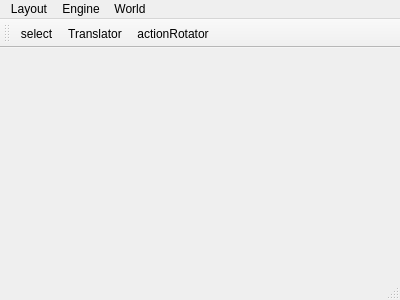
<?xml version="1.0" encoding="UTF-8"?>
<ui version="4.0">
 <class>MainWindow</class>
 <widget class="QMainWindow" name="MainWindow">
  <property name="geometry">
   <rect>
    <x>0</x>
    <y>0</y>
    <width>400</width>
    <height>300</height>
   </rect>
  </property>
  <property name="windowTitle">
   <string>MainWindow</string>
  </property>
  <widget class="QWidget" name="centralWidget"/>
  <widget class="QMenuBar" name="menuBar">
   <property name="geometry">
    <rect>
     <x>0</x>
     <y>0</y>
     <width>400</width>
     <height>25</height>
    </rect>
   </property>
   <widget class="QMenu" name="menuLayout">
    <property name="title">
     <string>Layout</string>
    </property>
   </widget>
   <widget class="QMenu" name="menuEngine">
    <property name="title">
     <string>Engine</string>
    </property>
    <addaction name="actionLoad"/>
    <addaction name="actionReload_shaders"/>
    <addaction name="actionProfiler"/>
   </widget>
   <widget class="QMenu" name="menuScene">
    <property name="title">
     <string>World</string>
    </property>
    <addaction name="actionClose_Scene"/>
    <addaction name="actionSave_World"/>
    <addaction name="actionLoad_World"/>
    <addaction name="separator"/>
    <addaction name="actionCreate_GameObject"/>
    <addaction name="actionCreate_Light"/>
    <addaction name="actionCreate_Model"/>
    <addaction name="actionCreate_Camera"/>
   </widget>
   <addaction name="menuLayout"/>
   <addaction name="menuEngine"/>
   <addaction name="menuScene"/>
  </widget>
  <widget class="QToolBar" name="mainToolBar">
   <property name="baseSize">
    <size>
     <width>0</width>
     <height>25</height>
    </size>
   </property>
   <attribute name="toolBarArea">
    <enum>TopToolBarArea</enum>
   </attribute>
   <attribute name="toolBarBreak">
    <bool>false</bool>
   </attribute>
   <addaction name="actionselect"/>
   <addaction name="actionTranslator"/>
   <addaction name="actionactionRotator"/>
  </widget>
  <widget class="QStatusBar" name="statusBar"/>
  <action name="actionLoad">
   <property name="text">
    <string>Load</string>
   </property>
  </action>
  <action name="actionUnload">
   <property name="text">
    <string>Unload</string>
   </property>
  </action>
  <action name="actionReload_Core_Render">
   <property name="text">
    <string>Reload Core Render</string>
   </property>
  </action>
  <action name="actionClose_Scene">
   <property name="text">
    <string>Close World</string>
   </property>
  </action>
  <action name="actionSave_World">
   <property name="text">
    <string>Save World</string>
   </property>
  </action>
  <action name="actionLoad_World">
   <property name="text">
    <string>Load World</string>
   </property>
  </action>
  <action name="actionCreate_GameObject">
   <property name="text">
    <string>Create GameObject</string>
   </property>
  </action>
  <action name="actionCreate_Light">
   <property name="text">
    <string>Create Light</string>
   </property>
  </action>
  <action name="actionCreate_Model">
   <property name="text">
    <string>Create Model</string>
   </property>
  </action>
  <action name="actionCreate_Camera">
   <property name="text">
    <string>Create Camera</string>
   </property>
  </action>
  <action name="actionselect">
   <property name="checkable">
    <bool>true</bool>
   </property>
   <property name="icon">
    <iconset resource="../../resources/editor/rm2.qrc">
     <normaloff>:/icons/cursor_blue.png</normaloff>:/icons/cursor_blue.png</iconset>
   </property>
   <property name="text">
    <string>select</string>
   </property>
  </action>
  <action name="actionTranslator">
   <property name="checkable">
    <bool>true</bool>
   </property>
   <property name="icon">
    <iconset resource="../../resources/editor/rm2.qrc">
     <normaloff>:/icons/manipulator_transform.png</normaloff>:/icons/manipulator_transform.png</iconset>
   </property>
   <property name="text">
    <string>Translator</string>
   </property>
  </action>
  <action name="actionReload_shaders">
   <property name="text">
    <string>Reload Shaders</string>
   </property>
  </action>
  <action name="actionProfiler">
   <property name="text">
    <string>Profiler</string>
   </property>
  </action>
  <action name="actionactionRotator">
   <property name="checkable">
    <bool>true</bool>
   </property>
   <property name="icon">
    <iconset resource="../../resources/editor/rm2.qrc">
     <normaloff>:/icons/manipulator_rotate.png</normaloff>:/icons/manipulator_rotate.png</iconset>
   </property>
   <property name="text">
    <string>actionRotator</string>
   </property>
  </action>
 </widget>
 <layoutdefault spacing="6" margin="11"/>
 <resources>
  <include location="../../resources/editor/rm2.qrc"/>
 </resources>
 <connections/>
</ui>
